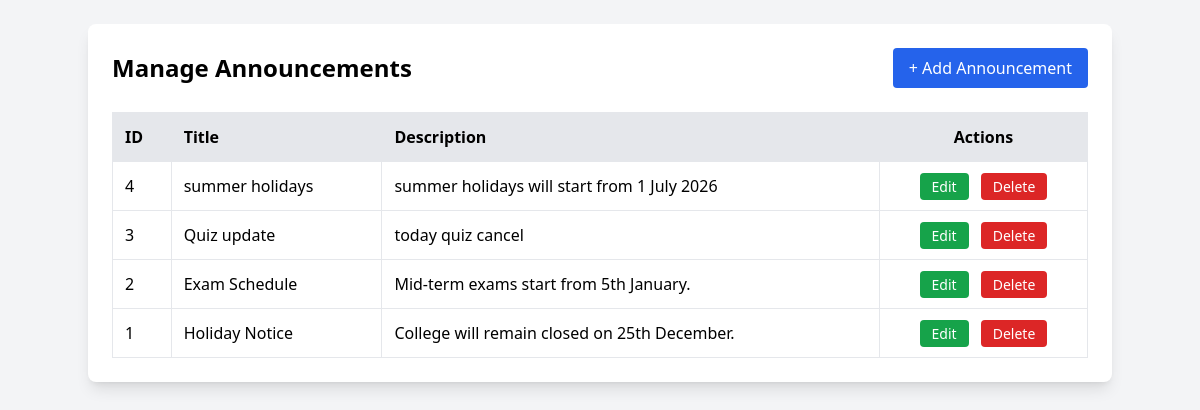
Screenshot of /attendance_system/Admin/announcements.php with the database file from the repository.
### tables this page shows
CREATE TABLE `announcements` (
  `id` int(11) NOT NULL,
  `teacher_id` int(11) NOT NULL,
  `title` varchar(255) NOT NULL,
  `description` text NOT NULL,
  `created_at` timestamp NOT NULL DEFAULT current_timestamp()
);

### attendance_system/Admin/announcements.php (the view, shortened to what this page needs)
<?php
include "../db.php";
$announcements = mysqli_query($conn,"SELECT * FROM announcements ORDER BY id DESC");
?>
<!DOCTYPE html>
<html>
<head>
<script src="https://cdn.tailwindcss.com"></script>
</head>
<body class="bg-gray-100 min-h-screen p-6">
<div class="max-w-5xl mx-auto bg-white p-6 rounded-lg shadow-lg">
    <div class="flex justify-between items-center mb-6">
        <h2 class="text-2xl font-bold">Manage Announcements</h2>
        <a href="add_announcement.php"
           class="bg-blue-600 hover:bg-blue-700 text-white px-4 py-2 rounded">
           + Add Announcement
        </a>
    </div>
    <table class="w-full border-collapse">
        <thead>
            <tr class="bg-gray-200 text-left">
                <th class="p-3 border">ID</th>
                <th class="p-3 border">Title</th>
                <th class="p-3 border">Description</th>
                <th class="p-3 border text-center">Actions</th>
            </tr>
        </thead>
        <tbody>
        <?php if(mysqli_num_rows($announcements)>0){
            while($row=mysqli_fetch_assoc($announcements)){ ?>
            <tr class="hover:bg-gray-50">
                <td class="p-3 border"><?= $row['id'] ?></td>
                <td class="p-3 border"><?= $row['title'] ?></td>
                <td class="p-3 border"><?= $row['description'] ?></td>
                <td class="p-3 border text-center">
                    <a href="edit_announcement.php?id=<?= $row['id'] ?>"
                       class="bg-green-600 hover:bg-green-700 text-white px-3 py-1 rounded text-sm">Edit</a>
                    <a href="delete_announcement.php?id=<?= $row['id'] ?>"
                       onclick="return confirm('Delete this announcement?')"
                       class="bg-red-600 hover:bg-red-700 text-white px-3 py-1 rounded text-sm ml-2">Delete</a>
                </td>
            </tr>
        <?php } } else { ?>
            <tr>
                <td colspan="4" class="p-4 text-center text-gray-500">No announcements found.</td>
            </tr>
        <?php } ?>
        </tbody>
    </table>
</div>
</body>
</html>

### rows the page displays
announcements: id "4", title "summer holidays", description "summer holidays will start from 1 July 2026"
announcements: id "3", title "Quiz update", description "today quiz cancel"
announcements: id "2", title "Exam Schedule", description "Mid-term exams start from 5th January."
announcements: id "1", title "Holiday Notice", description "College will remain closed on 25th December."
